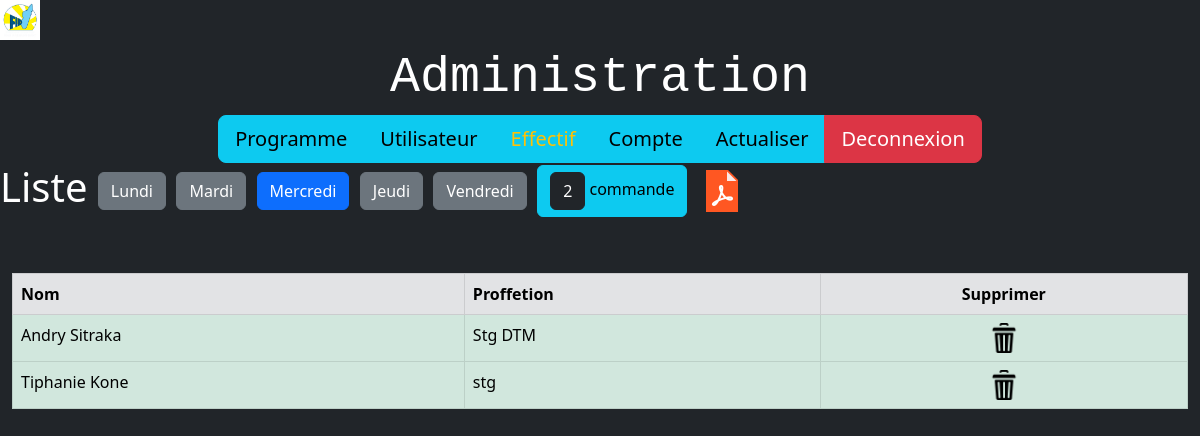
Page /admin/x/SNRS/d3.php on the committed database.
### tables this page shows
CREATE TABLE IF NOT EXISTS `utilisateur` (
  `numUt` int(11) NOT NULL AUTO_INCREMENT,
  `photos` varchar(100) NOT NULL,
  `nom` varchar(25) NOT NULL,
  `prenom` varchar(25) NOT NULL,
  `direction` varchar(25) NOT NULL,
  `tel` varchar(25) NOT NULL,
  `mdp` varchar(25) NOT NULL,
  `valeur` varchar(25) NOT NULL,
  `fady` varchar(25) NOT NULL,
  `adrs` varchar(100) NOT NULL,
  `adrs_mail` varchar(100) NOT NULL,
  `fonc` varchar(50) NOT NULL,
  PRIMARY KEY (`numUt`)
);

### admin/x/SNRS/d3.php (the view, shortened to what this page needs)
<?php
include("../connexion.php");
$sql ="SELECT  COUNT(*) numUt FROM utilisateur , andro ,commande where (utilisateur.numUt =commande.id_ut) AND
(andro.id = commande.id_dat) And id_dat= 3" ;
$result = $conn->query($sql);
$isa = mysqli_fetch_assoc($result);
?>
<!DOCTYPE html>
<html lang="en">
<head>
    <link rel="stylesheet" href="../css/style.css">
    <link rel="stylesheet" href="../css/bootstrap.min.css">
    <link rel="stylesheet" href="style.css">
</head>
<body class="bg-dark">
<img src="../image/f.jpg" alt="" width="40" height="40" >
<center>
<div id="titre" class="text-white">Administration</div>
</center>
    <div class="container-fluid btn-lg">
         <div class="container-fluid">
            <div class="row">
                      <article class="col-md-12">
                      <center>
<div class="btn-group btn-group-lg" role="group" aria-label="Large button group" >
<a href="admin.php" class="btn btn-info "> Programme</a>
<a href="Utilisateur.php" class="btn btn-info">Utilisateur</a>
<a href="d1.php"class="btn btn-info text-warning">Effectif</a>
<a href="compte.php" class="btn btn-info">Compte</a>
<a href="actualiser.php" class="btn btn-info">Actualiser</a>
<a href="../index.php" class="btn btn-danger">Deconnexion</a>
</div>
</center>
                      </article >
            </div>
        </div>
</div>
<h1> <span class="text-white">Liste</span>
<a href="d1.php" class="btn btn-secondary">Lundi</a>
     <a href="d2.php" class="btn btn-secondary">Mardi</a>
     <a href="d3.php" class="btn btn-primary">Mercredi</a>
     <a href="d4.php" class="btn btn-secondary">Jeudi</a>
     <a href="d5.php" class="btn btn-secondary">Vendredi</a>
     <div class="btn btn-info">
        <div class="btn btn-dark"><?php print_r( $isa ['numUt'] );?></div><?php  echo " commande"; ?> </div>
     <a href="../pdf/mercredi.php" > <img src="../image/pdf.png" alt=""> </a>
</h1>
<br><br>
<div class="container-fluid">
<table class="table table-bordered">
    <header>
        <tr class="table-secondary">
            <th>Nom</th>
            <th>Proffetion</th>
             <th><center>Supprimer</center></th>
        </tr>
    </header>
<?php
include("../connexion.php");
$sql ="SELECT prenom,direction ,numUt FROM utilisateur , andro ,commande where (utilisateur.numUt =commande.id_ut) AND
(andro.id = commande.id_dat) And id_dat= 3 " ;
  $result = $conn->query($sql);
  if ($result->num_rows > 0) {
  while($row = $result->fetch_assoc()) {
?>
        <tr class="table-success ">
            <td> <?php echo ($row['prenom']); ?></td>
            <td> <?php echo ($row['direction']); ?>
            <th><center><a href= "supa3.php?supp=<?php echo $row['numUt'];?>"><img src="../image/sip.png" alt="" width="30" height="30"> </a></center></th>
        </tr>
        </td> <?php }} ?>
</table>
</div>
</body>
</html>

### admin/x/SNRS/style.css (style rules this page uses)
#titre { font-size: 50px; font-family: monospace; }

### rows in the picture
utilisateur: prenom "Andry Sitraka", direction "Stg DTM"
utilisateur: prenom "Tiphanie Kone", direction "stg"
